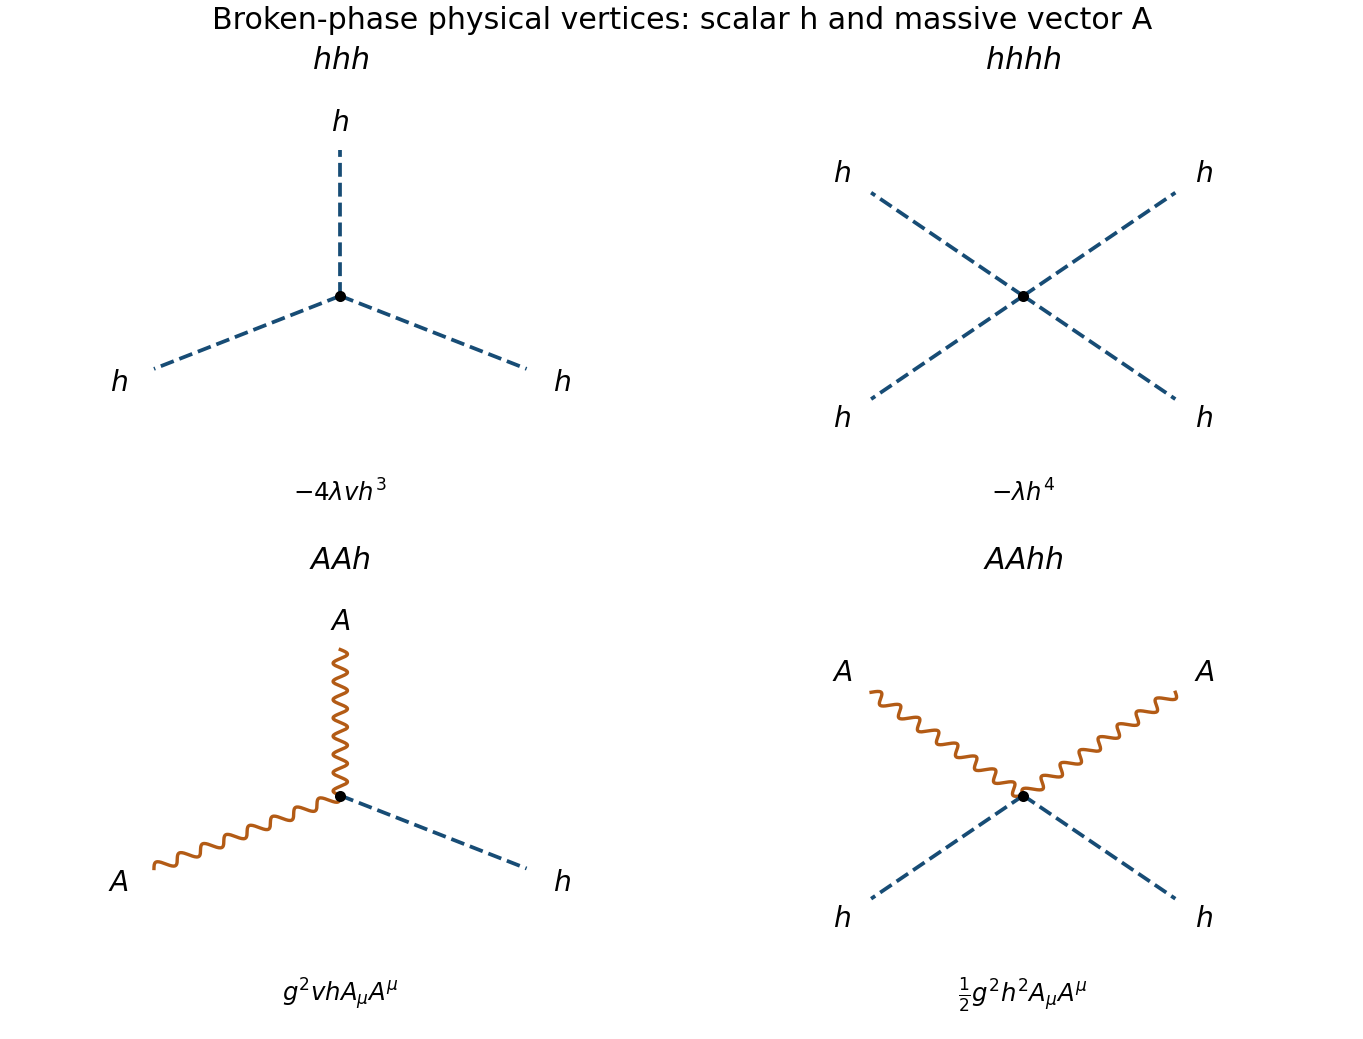

Write Python code to recreate this figure.
from pathlib import Path
import numpy as np
import matplotlib
matplotlib.use("Agg")
import matplotlib.pyplot as plt
plt.rcParams.update({"font.size":12,"font.family":"DejaVu Sans","figure.facecolor":"white","axes.facecolor":"white","savefig.facecolor":"white"})
def segment(ax,a,b,label="",arrow=False,anti=False,dashed=False,offset=(0,.13)):
    a,b=np.array(a,dtype=float),np.array(b,dtype=float)
    ax.plot([a[0],b[0]],[a[1],b[1]],color="#174c75",lw=2,ls="--" if dashed else "-")
    if arrow:
        p,q=a+.40*(b-a),a+.60*(b-a)
        if anti:p,q=q,p
        ax.annotate("",xy=q,xytext=p,arrowprops=dict(arrowstyle="-|>",lw=1.4,color="#174c75",mutation_scale=12))
    if label:ax.text(*((a+b)/2+offset),label,ha="center",va="bottom",fontsize=13)
def wavy(ax,a,b,label=""):
    a,b=np.array(a,dtype=float),np.array(b,dtype=float);d=b-a;n=np.array([-d[1],d[0]])/np.linalg.norm(d)
    t=np.linspace(0,1,300);v=a[:,None]+d[:,None]*t+.045*n[:,None]*np.sin(16*np.pi*t)
    ax.plot(v[0],v[1],color="#b35b15",lw=1.8)
    if label:ax.text(*((a+b)/2+[0,.18]),label,ha="center",fontsize=13)

fig,axs=plt.subplots(2,2,figsize=(10.1,7.7),layout="constrained")
configs=[(3,0,r"$hhh$",r"$-4\lambda v h^3$"),(4,0,r"$hhhh$",r"$-\lambda h^4$"),(3,2,r"$AAh$",r"$g^2v h A_\mu A^\mu$"),(4,2,r"$AAhh$",r"$\frac{1}{2}g^2h^2 A_\mu A^\mu$")]
for ax,(n,nA,name,term) in zip(axs.flat,configs):
    angles=np.array([90,210,330] if n==3 else [45,135,225,315])*np.pi/180
    for i,theta in enumerate(angles):
        end=1.35*np.array([np.cos(theta),np.sin(theta)])
        if i<nA:wavy(ax,(0,0),end);label='A'
        else:segment(ax,(0,0),end,dashed=True);label='h'
        pos=end*1.19;ax.text(*pos,r'$'+label+r'$',ha="center",va="center",fontsize=15)
    ax.scatter([0],[0],color="black",s=24,zorder=3)
    ax.text(0,-1.9,term,ha="center",fontsize=13)
    ax.set(xlim=(-2.1,2.1),ylim=(-2.2,2));ax.axis("off");ax.set_title(name,fontsize=16)
fig.suptitle("Broken-phase physical vertices: scalar h and massive vector A",fontsize=16)
fig.savefig(Path.cwd()/Path(__file__).with_suffix(".png").name,dpi=135,transparent=False)
